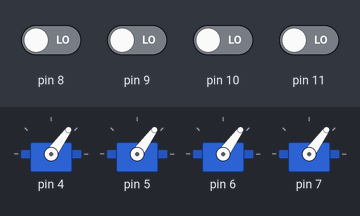
Simulated run of this sketch. Board: Arduino Uno, built with avr-gcc and run on an emulated ATmega328P. On the bench: 4 × servo. The inputs (shaded band) are chosen by the test bench; at power-on: pin 8–11 LOW. What the sketch prints to the serial monitor is not drawn.

Above: at 0.1 s.
At 26.1 s:
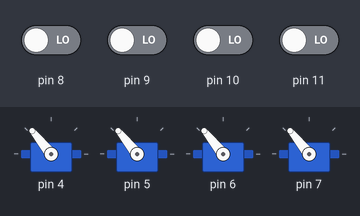
Timing chart, 0 to 27.6 s (numbered marks = the images above):
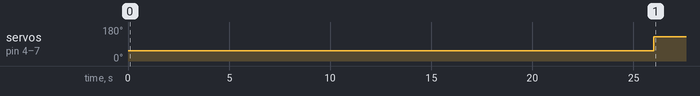

The sketch:

ControlPWM.ino
```cpp
#include<Servo.h>

#include "Motor.h"

int moyenne[5];
int canal1_max, canal2_max, canal3_max, canal4_max, canal1_min, canal2_min, canal3_min, canal4_min;

extern int receiver_input[5];

int esc[5], temp[5];

void setup(){
  Serial.begin(9600);
  setupISR();
  setupMotor();
  calibration();
}

void loop(){

  temp[1]=receiver_input[1]-moyenne[1];
  temp[2]=receiver_input[2]-moyenne[2];
  temp[3]=-(receiver_input[3]-canal3_min);
  temp[4]=receiver_input[4]-moyenne[4];

  esc[1]=temp[3]+temp[1]-temp[4]+temp[2]; //FR    1 Yaw
  esc[2]=temp[3]-temp[1]+temp[4]+temp[2]; //RR    3 Throttle
  esc[3]=temp[3]+temp[1]+temp[4]-temp[2]; //RL    4 Roll
  esc[4]=temp[3]-temp[1]-temp[4]-temp[2]; //FL    2 Pitch

  test();

  esc[1]=map(esc[1],ESCMin,ESCMax,PWMin,PWMax);
  esc[2]=map(esc[2],ESCMin,ESCMax,PWMin,PWMax);
  esc[3]=map(esc[3],ESCMin,ESCMax,PWMin,PWMax);
  esc[4]=map(esc[4],ESCMin,ESCMax,PWMin,PWMax);

  loopMotor();
}
```

Calibration.ino
```cpp
void calibration(){
  Serial.println("Manette gauche verticale à fond vers l'avant");
  delay(3000);
  canal2_min=receiver_input[2];
  Serial.println(canal2_min);
  Serial.println("Manette gauche verticale à fond vers l'arrière");
  delay(3000);
  canal2_max=receiver_input[2];
  Serial.println(canal2_max);
  moyenne[2]=(canal2_min+canal2_max)/2;

  Serial.println("Manette gauche horizontale à fond vers la gauche");
  delay(3000);
  canal4_min=receiver_input[4];
  Serial.println(canal4_min);
  Serial.println("Manette gauche horizontale à fond vers la droite");
  delay(3000);
  canal4_max=receiver_input[4];
  Serial.println(canal4_max);
  moyenne[4]=(canal4_min+canal4_max)/2;

  Serial.println("Manette droite verticale à fond vers l'avant");
  delay(3000);
  canal3_min=receiver_input[3];
  Serial.println(canal3_min);
  Serial.println("Manette droite verticale à fond vers l'arrière");
  delay(3000);
  canal3_max=receiver_input[3];
  Serial.println(canal3_max);
  moyenne[3]=(canal3_min+canal3_max)/2;

  Serial.println("Manette droite horizontale à fond vers la gauche");
  delay(3000);
  canal1_max=receiver_input[1];
  Serial.println(canal1_max);
  Serial.println("Manette droite horizontale à fond vers la droite");
  delay(3000);
  canal1_min=receiver_input[1];
  Serial.println(canal1_min);
  moyenne[1]=(canal1_min+canal1_max)/2;
}
```

Interruption.ino
```cpp
int receiver_input[5];
byte last_channel_1, last_channel_2, last_channel_3, last_channel_4;
unsigned long timer_1, timer_2, timer_3, timer_4, current_time;

void setupISR() {
  PCICR |= (1 << PCIE0);                                     //Set PCIE0 to enable PCMSK0 scan.
  PCMSK0 |= (1 << PCINT0);                                   //Set PCINT0 (digital input 8) to trigger an interrupt on state change.
  PCMSK0 |= (1 << PCINT1);                                   //Set PCINT1 (digital input 9)to trigger an interrupt on state change.
  PCMSK0 |= (1 << PCINT2);                                   //Set PCINT2 (digital input 10)to trigger an interrupt on state change.
  PCMSK0 |= (1 << PCINT3);                                   //Set PCINT3 (digital input 11)to trigger an interrupt on state change.
}

ISR(PCINT0_vect){
  current_time = micros();
  //Channel 1=========================================
  if(PINB & B00000001){                                        //Is input 8 high?
    if(last_channel_1 == 0){                                   //Input 8 changed from 0 to 1
      last_channel_1 = 1;                                      //Remember current input state
      timer_1 = current_time;                                  //Set timer_1 to current_time
    }
  }
  else if(last_channel_1 == 1){                                //Input 8 is not high and changed from 1 to 0
    last_channel_1 = 0;                                        //Remember current input state
    receiver_input[1] = current_time - timer_1;                //Channel 1 is current_time - timer_1
  }
  //Channel 2=========================================
  if(PINB & B00000010 ){                                       //Is input 9 high?
    if(last_channel_2 == 0){                                   //Input 9 changed from 0 to 1
      last_channel_2 = 1;                                      //Remember current input state
      timer_2 = current_time;                                  //Set timer_2 to current_time
    }
  }
  else if(last_channel_2 == 1){                                //Input 9 is not high and changed from 1 to 0
    last_channel_2 = 0;                                        //Remember current input state
    receiver_input[2] = current_time - timer_2;                //Channel 2 is current_time - timer_2
  }
  //Channel 3=========================================
  if(PINB & B00000100 ){                                       //Is input 10 high?
    if(last_channel_3 == 0){                                   //Input 10 changed from 0 to 1
      last_channel_3 = 1;                                      //Remember current input state
      timer_3 = current_time;                                  //Set timer_3 to current_time
    }
  }
  else if(last_channel_3 == 1){                                //Input 10 is not high and changed from 1 to 0
    last_channel_3 = 0;                                        //Remember current input state
    receiver_input[3] = current_time - timer_3;                //Channel 3 is current_time - timer_3
  }
  //Channel 4=========================================
  if(PINB & B00001000 ){                                       //Is input 11 high?
    if(last_channel_4 == 0){                                   //Input 11 changed from 0 to 1
      last_channel_4 = 1;                                      //Remember current input state
      timer_4 = current_time;                                  //Set timer_4 to current_time
    }
  }
  else if(last_channel_4 == 1){                                //Input 11 is not high and changed from 1 to 0
    last_channel_4 = 0;                                        //Remember current input state
    receiver_input[4] = current_time - timer_4;                //Channel 4 is current_time - timer_4
  }
}
```

Motor.h
```cpp
#ifndef MOTOR_H
#define MOTOR_H

#define ESCMin -850
#define ESCMax 50

#define PWMin 1100
#define PWMax 1925

#endif
```

Motor.ino
```cpp
#include<Servo.h>

Servo servo[5];

void setupMotor(){
  servo[1].attach(4); //canal 1 Yaw
  servo[2].attach(5); //canal 2 Pitch
  servo[3].attach(6); //canal 3 Throttle
  servo[4].attach(7); //canal 4 Roll
  servo[1].writeMicroseconds(PWMin);
  servo[2].writeMicroseconds(PWMin);
  servo[3].writeMicroseconds(PWMin);
  servo[4].writeMicroseconds(PWMin);
  delay(2000);
}

void loopMotor() {
  for(int i=1;i<5;i++){
    Serial.print(esc[i]);
    Serial.print(" ");
    servo[i].writeMicroseconds(esc[i]);
  }
  Serial.println("");
}
```

Test.ino
```cpp
#include "Motor.h"

void test(){
  for(int i=1;i<5;i++){
    if(esc[i]<ESCMin) esc[i]=ESCMin;
    else if(esc[i]>ESCMax) esc[i]=ESCMax;
  }
}
```

Measured:
- by itself, servo on pin 4–7: 54° → 129° at 26.0 s
